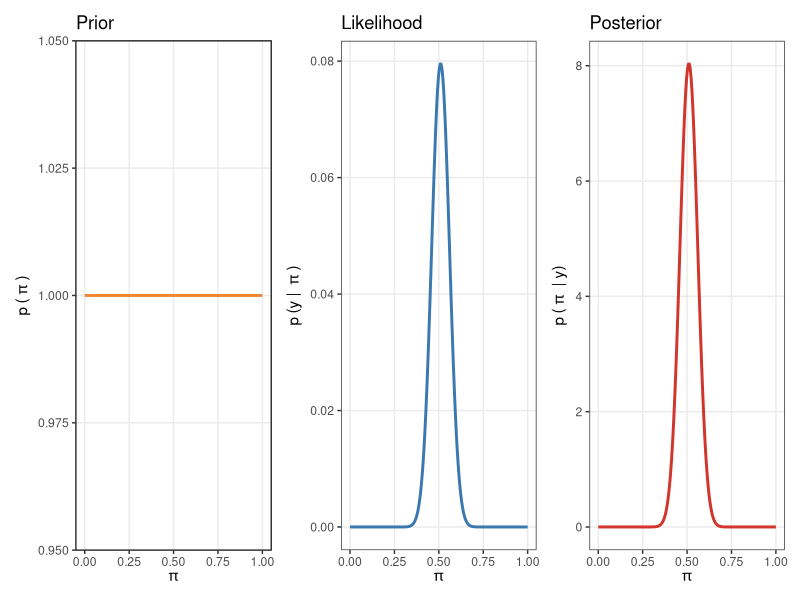
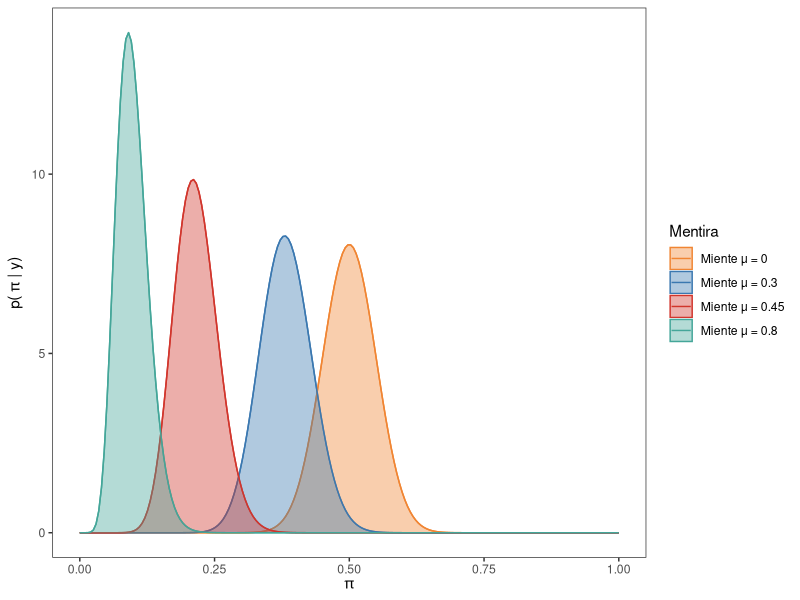
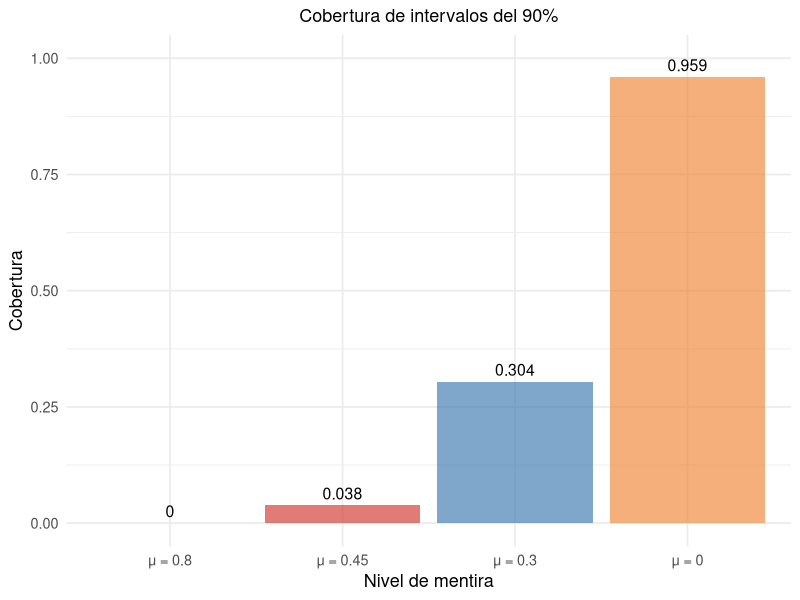
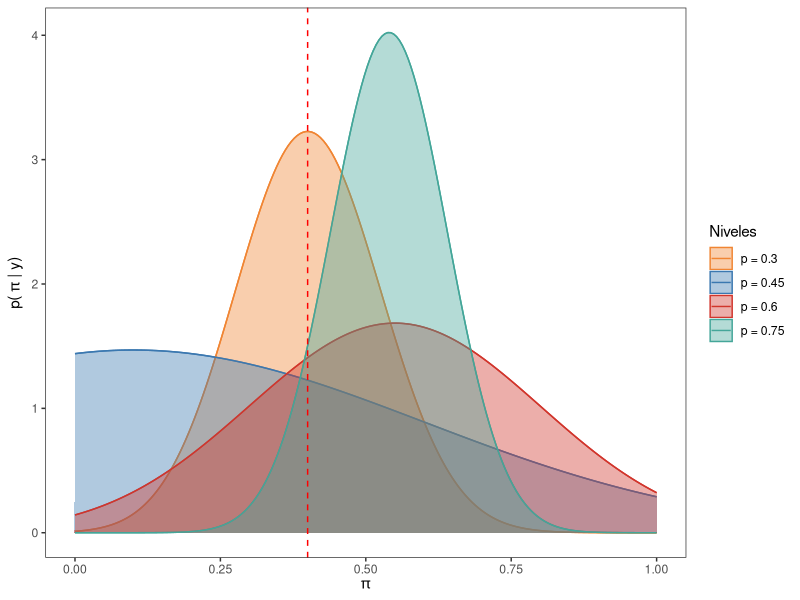
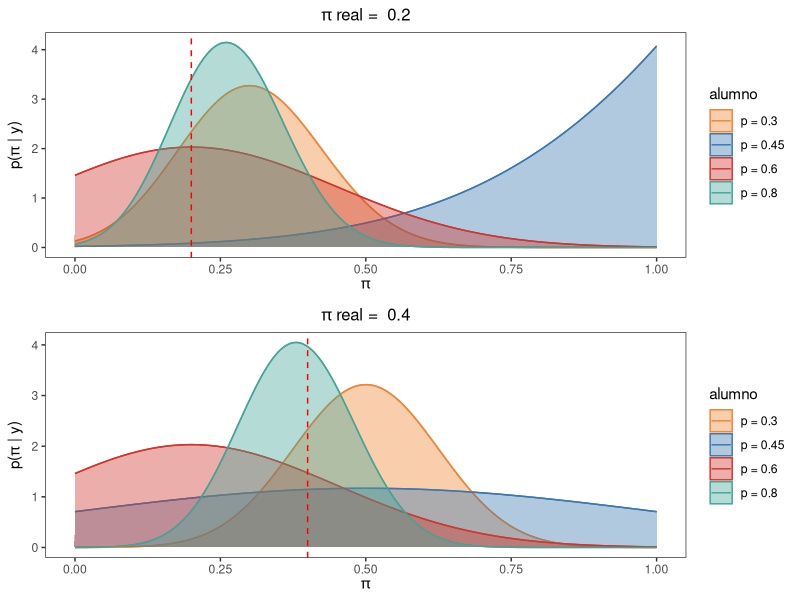
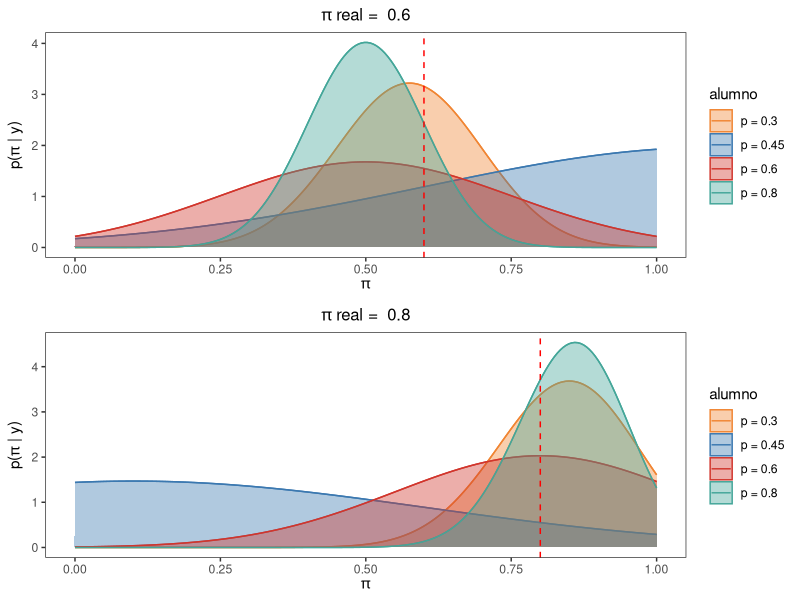
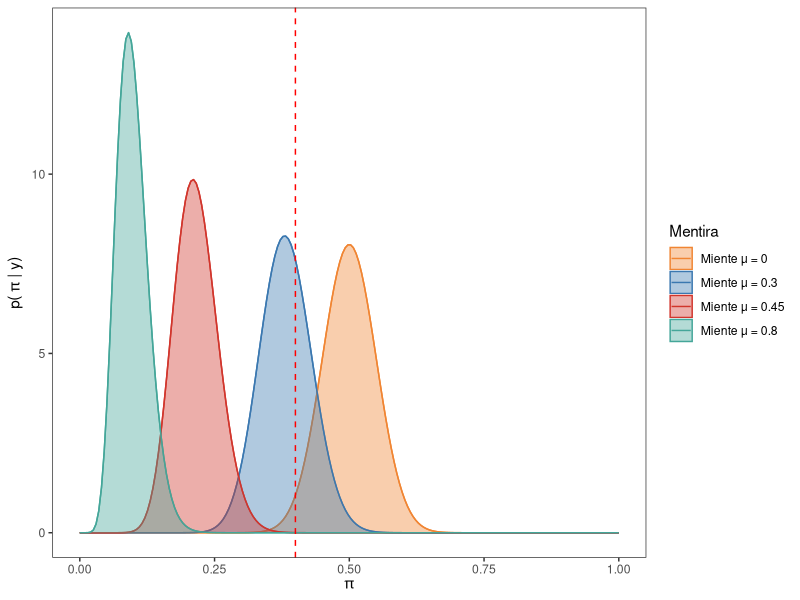
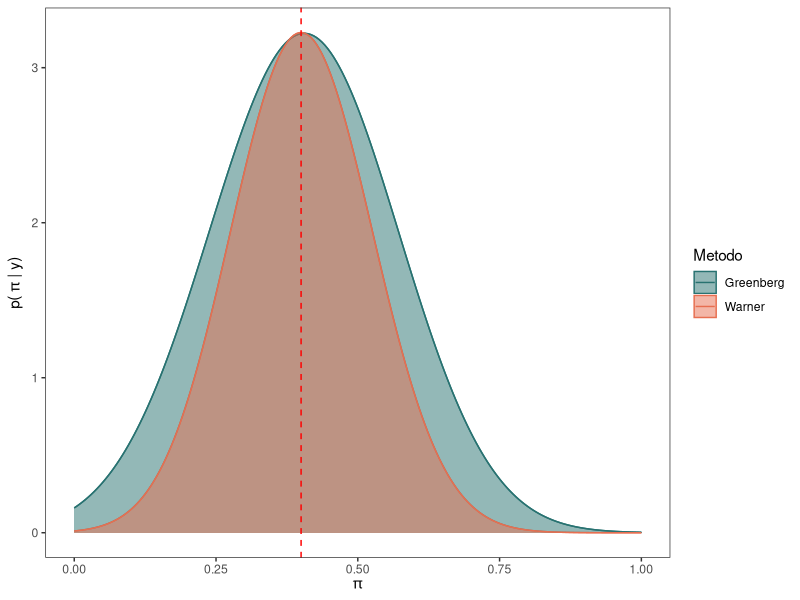

These charts were generated, in order, by the following R code:
## ---- chunk 1
library(sampling)
library(tidyverse)
library(patchwork)
library(ggplot2)
library(patchwork)
library(tibble)

# Semilla para control de repeticiones
set.seed(1998)

# Poblacion de tamaño N = 1000 para muestras de tamaño n = 100
N <- 1000
apuesta <- c(rep(1, 400), rep(0, 600))

# Data frame de la poblacion
poblacion <- data.frame(estudiante = seq(1:N), apuesta = sample(apuesta) )

## ---- chunk 2

colores <- c("#f08533", "#3b78b0", "#d1352c" , "#44A699")
pi_grid <- seq(0, 1, length.out = 200)

# Obtener prior
prior <- dbeta(pi_grid, 1, 1)


# Graficar prior
plt_prior <- data.frame(x = pi_grid, y = prior) |>
  ggplot() +
  geom_line(aes(x = x, y = y), color = colores[1], linewidth = 1) +
  ggtitle("Prior") +
  labs(
    x = expression(pi),
    y = expression(p ~ "(" ~ pi ~ ")")
  ) +
  theme_bw() +
  theme(panel.grid.minor = element_blank())

## ---- chunk 3
# Creaciones de las muestra de tamaño n = 100

muestra <- data.frame(apuesta = sample(poblacion$apuesta, 100, replace = T))

n <- length(muestra$apuesta)
apuestan <- sum(muestra)

# n = 100
# apuestan = 40
# Calcular verosimilitud para cada valor de "pi"
likelihood <- dbinom(apuestan, n, pi_grid)

# Graficar verosimilitud
plt_likelihood <- data.frame(x = pi_grid, y = likelihood) |>
  ggplot() +
  geom_line(aes(x = x, y = y), color = colores[2], linewidth = 1) +
  ggtitle("Likelihood") +
  labs(
    x = expression(pi),
    y = expression(p ~ "(y | " ~ pi ~ ")")
  ) +
  theme_bw() +
  theme(panel.grid.minor = element_blank())

## ---- chunk 4
# Obtener posterior
posterior <- dbeta(pi_grid, 1 + apuestan, 1 + n - apuestan)

# Graficar posterior
plt_posterior <- data.frame(x = pi_grid, y = posterior) |>
  ggplot() +
  geom_line(aes(x = x, y = y), color = colores[3], linewidth = 1) +
  labs(
    x = expression(pi),
    y = expression(p ~ "(" ~ pi ~ " | y)")
  ) +
  ggtitle("Posterior") +
  theme_bw() +
  theme(panel.grid.minor = element_blank())
## ---- chunk 5
# Concatenar graficos
combinado <- (plt_prior | plt_likelihood | plt_posterior)

combinado

## ---- chunk 6
set.seed(1998)

#Muestra base para los 6 procedimientos
apuesta_b <- sample(poblacion$apuesta, n, replace = T)

#Procedimiento sin mentira, con mentira de nivel mu (bajo, medio ,alto)
muestra_mu <- function(mu, a_prior, b_prior, apuesta_b){
  muestras <- list()
  post_m <- list()
  
  for(i in 1:length(mu)) {
    muestra <- data.frame(apuesta =  ifelse(apuesta_b == 1 ,ifelse(runif(sum(apuesta_b)) < mu[i], 0 ,1),0))
    muestras[[length(muestras) + 1]] <- muestra$apuesta
    post_m[[length(post_m) + 1]] <- dbeta(pi_grid, a_prior + sum(muestra$apuesta), b_prior + n - sum(muestra$apuesta) )
  }
  return(post_m)
}

#Guardo la lista que devuelve la función para poder graficar
post_mu <- muestra_mu(c(0, 0.3, 0.45, 0.8), 1, 1, apuesta_b)

# Crear un data.frame
datos <- data.frame(
  p = rep(pi_grid, times = 4),
  posterior = c(post_mu[[1]], post_mu[[2]], post_mu[[3]], post_mu[[4]]),
  Mentira = rep(c("Miente μ = 0","Miente μ = 0.3", "Miente μ = 0.45", "Miente μ = 0.8"), each = 200))

# Crear el grafico con ggplot2 con los siguientes mapeos
ggplot(datos, aes(x = p, y = posterior, color = Mentira)) +
  geom_line() +
  geom_area(aes(fill = Mentira), alpha = 0.4, position = "identity") +
  scale_color_manual(values = colores) +
  scale_fill_manual(values = colores) +
  labs(x = expression(pi), y = expression("p(" ~ pi ~ "| y)")) +
  theme_bw() +
  theme(
    panel.grid.major = element_blank(),
    panel.grid.minor = element_blank(),
  )

## ---- chunk 7
set.seed(1998)

int_m_0 <- matrix(NA, nrow = 1000, ncol = 2)
int_m_1 <- matrix(NA, nrow = 1000, ncol = 2)
int_m_2 <- matrix(NA, nrow = 1000, ncol = 2)
int_m_3 <- matrix(NA, nrow = 1000, ncol = 2)

for (i in 1:1000) {
  ma_0 <- data.frame(alumno = 1:n, apuesta = sample(poblacion$apuesta, 100, replace = T))
  
  apuesta_1 <- sample(poblacion$apuesta, 100, replace = T)
  
  ma_1 <- data.frame(alumno = 1:n, apuesta =  ifelse(apuesta_1 == 1 ,ifelse(runif(sum(apuesta_1)) < 0.3, 0 ,1),0))
  
  apuesta_2 <- sample(poblacion$apuesta, 100, replace = T)
  
  ma_2 <- data.frame(alumno = 1:n, apuesta =  ifelse(apuesta_2 == 1 ,ifelse(runif(sum(apuesta_2)) < 0.45, 0 ,1),0))
  
  apuesta_3 <- sample(poblacion$apuesta, 100, replace = T)
  
  ma_3 <- data.frame(alumno = 1:n, apuesta =  ifelse(apuesta_3 == 1 ,ifelse(runif(sum(apuesta_3)) < 0.8, 0 ,1),0))
  
  int_m_0[i, ] <- qbeta(c(0.025, 0.975), 1 + sum(ma_0$apuesta), 1 + n - sum(ma_0$apuesta))
  int_m_1[i, ] <- qbeta(c(0.025, 0.975), 1 + sum(ma_1$apuesta), 1 + n - sum(ma_1$apuesta))
  int_m_2[i, ] <- qbeta(c(0.025, 0.975), 1 + sum(ma_2$apuesta), 1 + n - sum(ma_2$apuesta))
  int_m_3[i, ] <- qbeta(c(0.025, 0.975), 1 + sum(ma_3$apuesta), 1 + n - sum(ma_3$apuesta))
}

# Ver cuántos intervalos cubren el valor 0.4
cubre_0 <- (int_m_0[,1] <= 0.4) & (int_m_0[,2] >= 0.4)
cubre_1 <- (int_m_1[,1] <= 0.4) & (int_m_1[,2] >= 0.4)
cubre_2 <- (int_m_2[,1] <= 0.4) & (int_m_2[,2] >= 0.4)
cubre_3 <- (int_m_3[,1] <= 0.4) & (int_m_3[,2] >= 0.4)

# Proporción de intervalos que lo cubren
Niv_mentira <- tibble(
  Método = c("μ = 0", "μ = 0.3", "μ = 0.45", "μ = 0.8"),
  Cobertura = c(mean(cubre_0), mean(cubre_1), mean(cubre_2), mean(cubre_3))
  )

ggplot(Niv_mentira, aes(x = reorder(Método, Cobertura), y = Cobertura)) +
  geom_col(fill = colores, alpha = 0.65) +
  geom_text(aes(label = round(Cobertura, 3)), vjust = -0.5, size = 4) +
  labs(subtitle = "Cobertura de intervalos del 90%",
    x = "Nivel de mentira",
    y = "Cobertura"
  ) +
  ylim(0, 1) +
  theme_minimal(base_size = 13) +
  theme(
    plot.title = element_text(hjust = 0.5),
    plot.subtitle = element_text(hjust = 0.5)
  )



## ---- chunk 8
set.seed(1998)

#método warner
#Definimos una función para evaluar distintos caso de p con un prior uniforme
muestra_war <- function(p, apuesta_b){
  # Hacemos función para lambda_w
  lambda_w <- function(p, pi_a = 0.4){return(pi_a*p + (1-p)*(1-pi_a))}
  
  # Lista para guardar los resultados
  resultados_w <- list()
  
  #lista para guardar posterior warner
  posterior_w <- list()
  
  y <- numeric(4)
  for (i in 1:length(p)) {
    # Generar la pregunta con p unos y el resto ceros
    pregunta <- sample(c(rep(1, (p[i]*100)), rep(0, n - (p[i]*100))), n, replace = TRUE)
    
    # Generar la respuesta según la lógica dada
    respuesta <- ifelse(pregunta == 0, ifelse(apuesta_b == 1, 0, 1), apuesta_b)
    
    # Crear el tibble para este p y agregarlo a la lista
    resultados_w[[length(resultados_w) + 1]] <- tibble(muestra_base = apuesta_b,
                                                       pregunta = pregunta,
                                                       respuesta = respuesta,
                                                       p_valor = p[i])
    
    #convierto a data frame
    datos_w <- as.data.frame(resultados_w[[i]])
    
    # Hacer el posterior exacto a partir de la muestra
    y[i] <- sum(datos_w$respuesta)
    # Establecemos el numerador donde lambda toma valores para p y posibles val de pi
    num_w <- (lambda_w(p[i], pi_grid) ^ y[i])*((1-lambda_w(p[i], pi_grid)) ^ (n - y[i]))* (1 - 2 * p[i])
    
    # paso 5: denominador que salio de consulta
    denom_w <- (pbeta(1 - p[i], y[i] + 1, n - y[i] + 1) * beta(y[i] + 1, n - y[i] + 1)) - (pbeta(p[i] ,y[i] +1,n-y[i] +1)*beta(y[i] +1, n-y[i] +1))
    
    # paso 6: posterior
    posterior_w[[length(posterior_w) + 1]] <- num_w / denom_w
    
  }
  return(posterior_w)
}
posterior_w <- muestra_war(c(0.3, 0.45, 0.6, 0.75), apuesta_b)

# Crear un data.frame
datos <- data.frame(
  p = rep(pi_grid, times = 4),
  posterior = c(posterior_w[[1]], posterior_w[[2]], posterior_w[[3]], posterior_w[[4]]),
  Niveles = rep(c("p = 0.3","p = 0.45", "p = 0.6", "p = 0.75"), each = 200))

# Crear el grafico con ggplot2 con los siguientes mapeos
ggplot(datos, aes(x = p, y = posterior, color = Niveles)) +
  geom_line() +
  geom_area(aes(fill = Niveles), alpha = 0.4, position = "identity") +
  scale_color_manual(values = colores) +
  scale_fill_manual(values = colores) +
  geom_vline(xintercept = 0.4, linetype = "dashed", color = "red", size = 0.5) +
  labs(x = expression(pi), y = expression("p(" ~ pi ~ "| y)")) +
  theme_bw() +
  theme(
    panel.grid.major = element_blank(),
    panel.grid.minor = element_blank(),
  )



## ---- chunk 9
set.seed(2198)

# Poblacion de tamaño N = 1000 para muestras de tamaño n = 100
N <- 1000

# paso 1: establecemos los diferentes p
p <- c(0.3, 0.45, 0.6, 0.75)

# paso 2: hacemos función para lambda 
lambda <- function(p, pi_a = 0.4){
return(pi_a*p + (1-p)*(1-pi_a))
}

graficos_post <- list()

# Establece tamano muestra
n <- 100

# Establece las diferentes posiciones
pos <- c(30, 45, 60, 80)

pi_pos <- c(200, 400, 600, 800)

pi_line <- c(0.2, 0.4, 0.6, 0.8)
line <- 0

for (j in pi_pos) {
  line <- line + 1
  apuesta_pi <- c(rep(1, j), rep(0, N - j))
  # Data frame de la poblacion
  poblacion_pi <- data.frame(estudiante = seq(1:N), apuesta = sample(apuesta_pi) )

  # Establece la muestra base que parte desde la poblacion
  muestra_base_pi <- sample(poblacion_pi$apuesta, n, replace = TRUE)

  # Lista para guardar los resultados
  resultados <- list()

  for (i in pos) {
    # Generar la pregunta con p unos y el resto ceros
    apuesta <- c(rep(1, i), rep(0, n - i))
    pregunta <- sample(apuesta, n, replace = TRUE)
  
    # Generar la respuesta según la lógica dada
    respuesta <- ifelse(pregunta == 0, ifelse(muestra_base_pi == 1, 0, 1), muestra_base_pi)
  
    # Crear el tibble para este p
    df <- tibble(
    muestra_base = muestra_base_pi,
    pregunta = pregunta,
    respuesta = respuesta,
    p_valor = i
    )
  
    # Agregarlo a la lista
    resultados[[length(resultados) + 1]] <- df
  }

  # Unir todos los data frames
  tabla_final <- bind_rows(resultados)

  # Ver resultado
  #print(tabla_final)

  # Ver las respuestas para diferente posiciones
  y_p <- tabla_final %>% 
    group_by(p_valor) %>% 
   summarise(sum(respuesta))

  # Cambia el tipo de variable de las respuestas para que tome las pbeta y beta
  y <- c(as.numeric(y_p[1,2]),
        as.numeric(y_p[2,2]),
        as.numeric(y_p[3,2]),
        as.numeric(y_p[4,2]))

  # Lista para el posterior
  post_7 <- list()
  post_n7 <- c("p = 0.3", "p = 0.45", "p = 0.6", "p = 0.8")

  # Hacer el posterior a partir de la muestra
  for (i in 1:4) {
    # paso 4: establecemos un numerador donde lambda toma valores para p y posibles val de pi
    num_6 <- (lambda(p[i],pi_grid)^y[i])*((1-lambda(p[i],pi_grid))^(n-y[i]))* (1-2*p[i])
  
    # paso 5: denominador que salio de consulta
    denom_6 <- (pbeta(1 - p[i],y[i]+1,n-y[i]+1)*beta(y[i]+1,n-y[i]+1)) - (pbeta(p[i],y[i]+1,n-y[i]+1)*beta(y[i]+1,n-y[i]+1))
  
    # paso 6: posterior
    posterior_6 <- num_6 / denom_6
  
    post_7[[post_n7[i]]] <- posterior_6
  }

  # Crear un data.frame
  datos <- data.frame(
    p = rep(pi_grid, times = 4),
    posterior = c(post_7[[1]], post_7[[2]], post_7[[3]], post_7[[4]]),
    alumno = rep(c("p = 0.3","p = 0.45", "p = 0.6", "p = 0.8"), each = 200))

  # Crear el gráfico con ggplot2 con los siguientes mapeos
  titulo_grafico <- bquote(pi ~ "real = " ~ .(pi_line[line]))
  
  graficos_post[[line]] <- ggplot(datos, aes(x = p, y = posterior, color = alumno)) +
    geom_line() +
    geom_area(aes(fill = alumno), alpha = 0.4, position = "identity") +
    scale_color_manual(values = colores) +
    scale_fill_manual(values = colores) +
    labs(
      x = expression(pi),
      y = expression(paste("p(", pi, " | y)")),
      title = titulo_grafico
    ) +
    theme_bw() +
    theme(panel.grid = element_blank()) +
    geom_vline(xintercept = pi_line[line], linetype = "dashed", color = "red", size = 0.5) +
    theme(plot.title = element_text(hjust = 0.5, size = 12, face = "bold"))



}
## ---- chunk 10

# Concatenar graficos
library(gridExtra)

# Primer par
grid.arrange(graficos_post[[1]], graficos_post[[2]], nrow = 2)
## ---- chunk 11
# Segundo par
grid.arrange(graficos_post[[3]], graficos_post[[4]], nrow = 2)
## ---- chunk 12
#función del posterior para un prior no necesariamente uniforme

posterior_war <- function(pi, p, a, b){
  # Establecemos la función lambda del método warner
  lambda_W <- function(p, pi_a){return(pi_a*p + (1-p)*(1-pi_a))}
  # Simulamos una muestra de respuestas afirmativas con el parametro lambda_w
  y <- rbinom(1,100,lambda(p, pi))
  # Construimos el numerador del posterior aproximado
  num <- dbeta(pi_grid, a, b) * dbinom(y, 100, lambda(p, pi_grid))
  # Construimos el denominador del posterior aproximado
  delta <- diff(pi_grid)[1] 
  denom <- sum(num) * delta
  # Obtenemos el Posterior aproximado
  posterior <- num / denom
  return(posterior)
}

## ---- chunk 13
# función del posterior para un prior no necesariamente uniforme con el método Greenberg

posterior_green <- function(pi, p, a, b, pi_b = 7/12){
  # Establecemos la función lambda con la probabilidad conocida pi_b = 7/12
  lambda_g <- function(p, pi_a){return(pi_a*p + pi_b*(1-p))}
  # Simulamos una muestra de respuestas afirmativas con el parametro lambda_g
  y <- rbinom(1,100,lambda_g(p, pi))
  # Construimos el numerador del posterior aproximado
  num <- dbeta(pi_grid, a, b) * dbinom(y, 100, lambda(p, pi_grid))
  # Construimos el denominador del posterior aproximado
  delta <- diff(pi_grid)[1] 
  denom <- sum(num) * delta
  # Obtenemos el Posterior aproximado
  posterior <- num / denom
  return(posterior)
}

## ---- chunk 14
set.seed(1998)

#Muestra base para los 6 procedimientos
apuesta_b <- sample(poblacion$apuesta, n, replace = T)

#Procedimiento sin mentira, con mentira de nivel mu (bajo, medio ,alto)
#Guardo la lista que devuelve la función para poder graficar
post_mu <- muestra_mu(c(0, 0.3, 0.45, 0.8), 1, 1, apuesta_b)

  # Crear un data.frame
  datos <- data.frame(
    p = rep(pi_grid, times = 4),
    posterior = c(post_mu[[1]], post_mu[[2]], post_mu[[3]], post_mu[[4]]),
    Mentira = rep(c("Miente μ = 0","Miente μ = 0.3", "Miente μ = 0.45", "Miente μ = 0.8"), each = 200))
  
  # Crear el grafico con ggplot2 con los siguientes mapeos
  ggplot(datos, aes(x = p, y = posterior, color = Mentira)) +
    geom_line() +
    geom_area(aes(fill = Mentira), alpha = 0.4, position = "identity") +
    scale_color_manual(values = colores) +
    scale_fill_manual(values = colores) +
    labs(x = expression(pi), y = expression("p(" ~ pi ~ "| y)")) +
    geom_vline(xintercept = 0.4, linetype = "dashed", color = "red", size = 0.5) +
    theme_bw() +
    theme(
      panel.grid.major = element_blank(),
      panel.grid.minor = element_blank(),
    )

## ---- chunk 15
set.seed(2198)
#método Greenberg
#Definimos una función para evaluar distintos caso de p con un prior uniforme
muestra_green <- function(p, apuesta_b){
  # Hacemos función para lambda_w
  lambda_g <- function(p, pi_a = 0.4){return(pi_a*p + (7/12)*(1-p))}
  
  # Lista para guardar los resultados
  resultados_g <- list()
  
  #lista para guardar posterior warner
  posterior_g <- list()
  
  y <- numeric(4)
  for (i in 1:length(p)) {
    # Generar la pregunta con p unos y el resto ceros
    pregunta <- sample(c(rep(1, (p[i]*100)), rep(0, n - (p[i]*100))), n, replace = TRUE)
    
    # Generar la respuesta según la lógica dada
    respuesta <- ifelse(pregunta == 0, ifelse(apuesta_b == 1, 0, 1), apuesta_b)
    
    # Crear el tibble para este p y agregarlo a la lista
    resultados_g[[length(resultados_g) + 1]] <- tibble(muestra_base = apuesta_b,
                                                       pregunta = pregunta,
                                                       respuesta = respuesta,
                                                       p_valor = p[i])
    
    #convierto a data frame
    datos_g <- as.data.frame(resultados_g[[i]])
    
    # Hacer el posterior exacto a partir de la muestra
    y[i] <- sum(datos_g$respuesta)
    # Establecemos el numerador donde lambda toma valores para p y posibles val de pi
    num_g <- (lambda_g(p[i], pi_grid) ^ y[i])*((1-lambda_g(p[i], pi_grid)) ^ (n - y[i]))* (1 - 2 * p[i])
    
    # paso 5: denominador que salio de consulta
    denom_g <- (pbeta(1 - p[i], y[i] + 1, n - y[i] + 1) * beta(y[i] + 1, n - y[i] + 1)) - (pbeta(p[i] ,y[i] +1,n-y[i] +1)*beta(y[i] +1, n-y[i] +1))
    
    # paso 6: posterior
    posterior_g[[length(posterior_g) + 1]] <- num_g / denom_g
    
  }
  return(posterior_g)
}
#Guardo la lista que devuelve la función para poder graficar
posterior_g <- muestra_green(0.3, apuesta_b)


#Guardo la lista que devuelve la función para poder graficar
datos_warner_green <- data.frame(
    p = rep(pi_grid, times = 2),
    posterior = c(posterior_w[[1]], posterior_g[[1]]),
    Metodo = rep(c("Warner", "Greenberg"), each = 200))

# Crear el grafico con ggplot2 con los siguientes mapeos
post_w <- ggplot(datos_warner_green, aes(x = p, y = posterior, color = Metodo)) +
    geom_line() +
    geom_area(aes(fill = Metodo), alpha = 0.5, position = "identity") +
    scale_color_manual(values = c("#287271","#E76F51")) + # c("#D95F02", "#1B9E77")
    scale_fill_manual(values = c("#287271","#E76F51")) + # 
    labs(x = expression(pi), y = expression("p(" ~ pi ~ "| y)")) +
    geom_vline(xintercept = 0.4, linetype = "dashed", color = "red", size = 0.5) +
    theme_bw() +
    theme(
      panel.grid.major = element_blank(),
      panel.grid.minor = element_blank(),
    )
## ---- chunk 16
# Concatenar graficos
post_w 
## ---- chunk 17
set.seed(1998)

#Muestra base para los 6 procedimientos con mil simulaciones

int_m_0 <- matrix(NA, nrow = 1000, ncol = 2)
int_m_1 <- matrix(NA, nrow = 1000, ncol = 2)
int_m_2 <- matrix(NA, nrow = 1000, ncol = 2)
int_m_3 <- matrix(NA, nrow = 1000, ncol = 2)
int_w <- matrix(NA, nrow = 1000, ncol = 2)
int_g <- matrix(NA, nrow = 1000, ncol = 2)


for (i in 1:1000) {
  apuesta_b <- sample(poblacion$apuesta, n, replace = T)
  
  #Procedimiento sin mentira, con mentira de nivel mu (bajo, medio ,alto)
  post_m <- muestra_mu(c(0, 0.3, 0.45, 0.8), 1, 1, apuesta_b) #devuelve una lista con cada posterior segun mu
  
  #Procedimiento del método Warner con p = 0.3
  posterior_w <- muestra_war(0.3, apuesta_b) #devuelve una lista con el posterior warner
  
  #método Greenberg
  posterior_g <- muestra_green(0.3, apuesta_b) #devuelve una lista con el posterior Greenberg
  
  # 1. Normalizamos:
  dens_m_0 <- post_m[[1]] / sum(post_m[[1]])
  dens_m_1 <- post_m[[2]] / sum(post_m[[2]])
  dens_m_2 <- post_m[[3]] / sum(post_m[[3]])
  dens_m_3 <- post_m[[4]] / sum(post_m[[4]])
  dens_w <- posterior_w[[1]] / sum(posterior_w[[1]])
  dens_g <- posterior_g[[1]] / sum(posterior_g[[1]])
  
  # 2. Calcula la función de distribución acumulada (CDF):
  cdf_m_0 <- cumsum(dens_m_0)
  cdf_m_1 <- cumsum(dens_m_1)
  cdf_m_2 <- cumsum(dens_m_2)
  cdf_m_3 <- cumsum(dens_m_3)
  cdf_w <- cumsum(dens_w)
  cdf_g <- cumsum(dens_g)
  

  # 3. intervalos del 90%
  int_m_0[i, ] <- c(pi_grid[which.min(abs(cdf_m_0 - 0.05))], pi_grid[which.min(abs(cdf_m_0 - 0.95))])
  int_m_1[i, ] <- c(pi_grid[which.min(abs(cdf_m_1 - 0.05))], pi_grid[which.min(abs(cdf_m_1 - 0.95))])
  int_m_2[i, ] <- c(pi_grid[which.min(abs(cdf_m_2 - 0.05))], pi_grid[which.min(abs(cdf_m_2 - 0.95))])
  int_m_3[i, ] <- c(pi_grid[which.min(abs(cdf_m_3 - 0.05))], pi_grid[which.min(abs(cdf_m_3 - 0.95))])
  
  int_w[i, ] <- c(pi_grid[which.min(abs(cdf_w - 0.05))], pi_grid[which.min(abs(cdf_w - 0.95))])
  int_g[i, ] <- c(pi_grid[which.min(abs(cdf_g - 0.05))], pi_grid[which.min(abs(cdf_g - 0.95))])
  
}

# Ver cuántos intervalos cubren el valor 0.4
cubre_0 <- (int_m_0[,1] <= 0.4) & (int_m_0[,2] >= 0.4)
cubre_1 <- (int_m_1[,1] <= 0.4) & (int_m_1[,2] >= 0.4)
cubre_2 <- (int_m_2[,1] <= 0.4) & (int_m_2[,2] >= 0.4)
cubre_3 <- (int_m_3[,1] <= 0.4) & (int_m_3[,2] >= 0.4)
cubre_w <- (int_w[,1] <= 0.4) & (int_w[,2] >= 0.4)
cubre_g <- (int_g[,1] <= 0.4) & (int_g[,2] >= 0.4)

# Proporción de intervalos que lo cubren
resultados <- tibble(
  Método = factor(
    c("μ = 0", "μ = 0.3", "μ = 0.45", "μ = 0.8", "Warner", "Greenberg"),
    levels = c("μ = 0", "μ = 0.3", "μ = 0.45", "μ = 0.8", "Warner", "Greenberg")
  ),
  Cobertura = c(mean(cubre_0), mean(cubre_1), mean(cubre_2), mean(cubre_3), 
                mean(cubre_w), mean(cubre_g))
)


ggplot(resultados, aes(x = Método, y = Cobertura)) +
  geom_col(fill = c("#f08533", "#3b78b0", "#d1352c" , "#44A699","#E76F51", "#287271"), alpha = 0.65) +
  geom_text(aes(label = round(Cobertura, 3)), vjust = -0.5, size = 4) +
  labs(
    subtitle = "Cobertura de intervalos del 90%",
    x = "Método",
    y = "Cobertura"
  ) +
  ylim(0, 1) +
  theme_minimal(base_size = 13)+
  theme(
    plot.title = element_text(hjust = 0.5),
    plot.subtitle = element_text(hjust = 0.5)
  )
